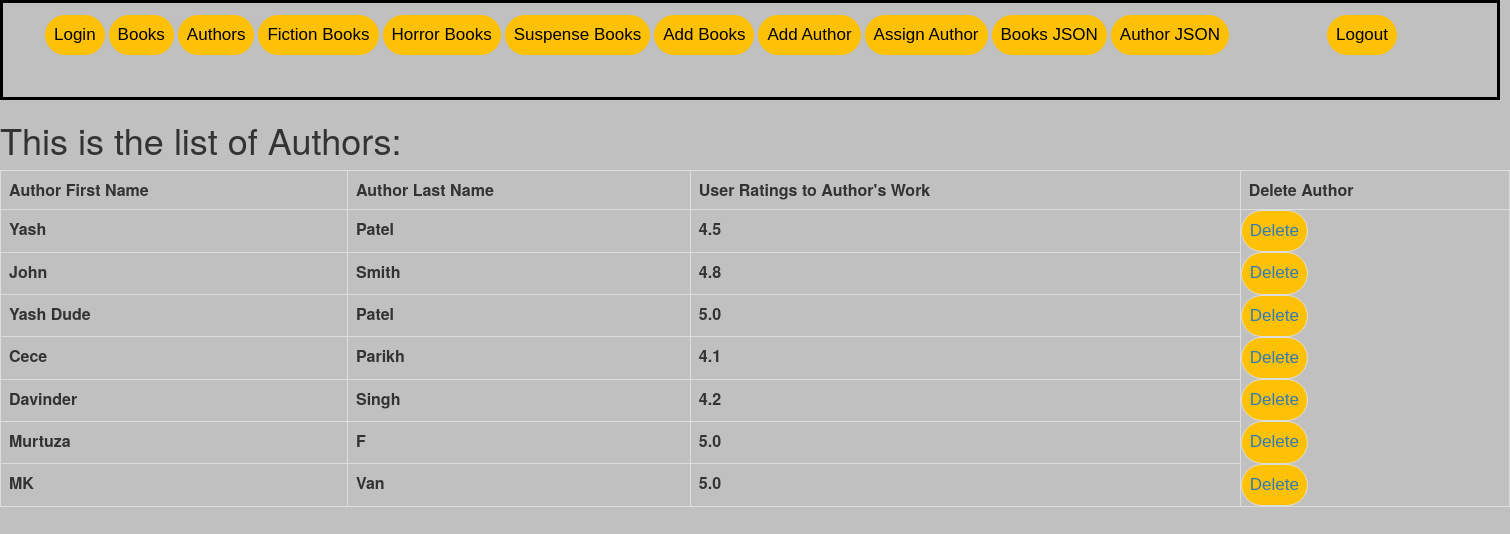
The page /author on the database its author committed.
### Category/models.py (models this page shows, shortened)
class Author(models.Model):
    author_fname = models.CharField(max_length=50)
    author_lname = models.CharField(max_length=50)
    rating_user = models.FloatField()

### Bookstore/views.py (the view)
# urls.py: path('author',views.authors,name='allauthors'),
def authors(request):
	mylist1={}
	authors=Author.objects.all()
	mylist1["authorsdata"]=authors
	return render(request,'authors.html',mylist1)

### Category/templates/authors.html (shortened to what this page needs)
{% extends 'index.html'%}
{% block body %}
        <h1> This is the list of Authors:</h1>
            <table class="table table-bordered table-dark">
                <tr>
                    <th>Author First Name</th>
                    <th>Author Last Name</th>
                    <th>User Ratings to Author's Work</th>
                    <th>Delete Author</th>
                </tr>
                <tr>
                    {% for authors in authorsdata %}
                <tr>
                    <th>{{authors.author_fname}}</th>
                    <th>{{authors.author_lname}}</th>
                    <th>{{authors.rating_user}}</th>
                <td class="myButton"><a href = "{% url 'delauthor' authors.id %}">Delete</a></td>
                </tr>
                {% endfor %}
            </table>
{% endblock %}

### Category/templates/index.html (shortened to what this page needs)
<html>
    <head>
        <link rel="stylesheet" href="https://maxcdn.bootstrapcdn.com/bootstrap/3.4.0/css/bootstrap.min.css">
    </head>
    <body>
        <div class="mainpage">
            <nav>
                <ul>
                    <li>
                        <a class="myButton" href=" {% url 'homepage'%}" role="button">Login</a>
                    </li>
                    <li>
                        <a class="myButton" href=" {% url 'allbooks'%}" role="button">Books</a>
                    </li>
                    <li>
                        <a class="myButton" href=" {% url 'allauthors'%}" role="button">Authors</a>
                    </li>
                    <li>
                        <a class="myButton" href="{% url 'fiction'%}" role="button">Fiction Books</a>
                    </li>
                    <li>
                        <a class="myButton" href=" {% url 'horror'%}" role="button">Horror Books</a>
                    </li>
                    <li>
                        <a class="myButton" href=" {% url 'suspense'%}" role="button">Suspense Books</a>
                    </li>
                    <li>
                        <a class="myButton" href="{% url 'addbooks'%}" role="button"> Add Books</a>
                    </li>
                    <li>
                        <a class="myButton" href="{% url 'addauthor'%}" role="button">Add Author</a>
                    </li>
                    <li>
                        <a class="myButton" href="{% url 'assignauthor'%}" role="button">Assign Author</a>
                    </li>
                    <li>
                        <a class="myButton" href="{% url 'bjson'%}" role="button">Books JSON</a>
                    </li>
                    <li>
                        <a class="myButton" href="{% url 'ajson'%}" role="button">Author JSON</a>
                    </li>
                    <li class="right">
                        <a class="myButton" href="{% url 'logout'%}" role="button">Logout</a>
                    </li>
                </ul>
            </nav>
        </div>
        {% block body %}
        {% endblock %}
    </body>
</html>

### Category/templates/index.html (style rules this page uses)
li { float:left; margin:2px; list-style-type:none; }
.right { float:right; margin-right:100px; }
.mainpage { border:3px solid black; height:100px; width:1500px; }
body { background-color: silver; }
.myButton { background:-webkit-gradient(linear, left top, left bottom, color-stop(0.05, #ffc105), color-stop(1, #ffc105)); background:-moz-linear-gradient(top, #ffc105 5%, #ffc105 100%); background:-webkit-linear-gradient(top, #ffc105 5%, #ffc105 100%); background:-o-linear-gradient(top, #ffc105 5%, #ffc105 100%); background:-ms-linear-gradient(top, #ffc105 5%, #ffc105 100%); background:linear-gradient(to bottom, #ffc105 5%, #ffc105 100%); filter:progid:DXImageTransform.Microsoft.gradient(startColorstr='#ffc105', endColorstr='#ffc105',GradientType=0); background-color:#ffc105; -moz-border-radius:28px; -webkit-border-radius:28px; border-radius:28px; border:1px solid #ffc105; display:inline-block; cursor:pointer; color:#000000; font-family:Arial; font-size:17px; padding:7px 8px; text-decoration:none; text-shadow:0px 1px 0px #ffc105; }

### Category/templates/authors.html (style rules this page uses)
table { border-collapse: collapse; }
table, th, td { border: 3px solid black; }

### rows shown on the page
Author: author_fname "Yash", author_lname "Patel", rating_user "4.5"
Author: author_fname "John", author_lname "Smith", rating_user "4.8"
Author: author_fname "Yash Dude", author_lname "Patel", rating_user "5.0"
Author: author_fname "Cece", author_lname "Parikh", rating_user "4.1"
Author: author_fname "Davinder", author_lname "Singh", rating_user "4.2"
Author: author_fname "Murtuza", author_lname "F", rating_user "5.0"
Author: author_fname "MK", author_lname "Van", rating_user "5.0"
